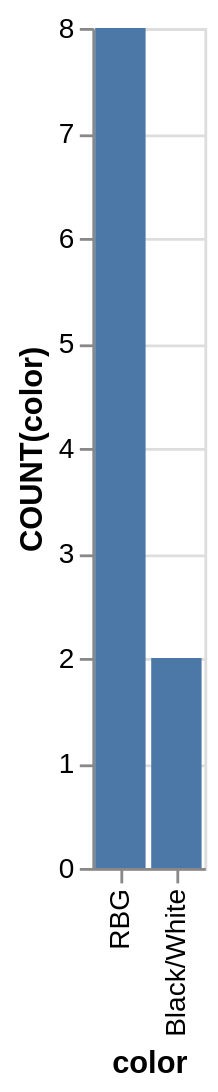

Express this chart as Vega-Lite.
### Vega-Lite specification from a JSON file in a GitHub repository (floating-point values rounded to 4 significant figures)
{"data": {"values": [{"x_data": "RBG", "y_data": 8}, {"x_data": "Black/White", "y_data": 2}]}, "mark": "bar", "encoding": {"x": {"field": "x_data", "type": "nominal", "title": "color", "sort": "descending"}, "y": {"field": "y_data", "type": "quantitative", "title": "COUNT(color)"}}}
